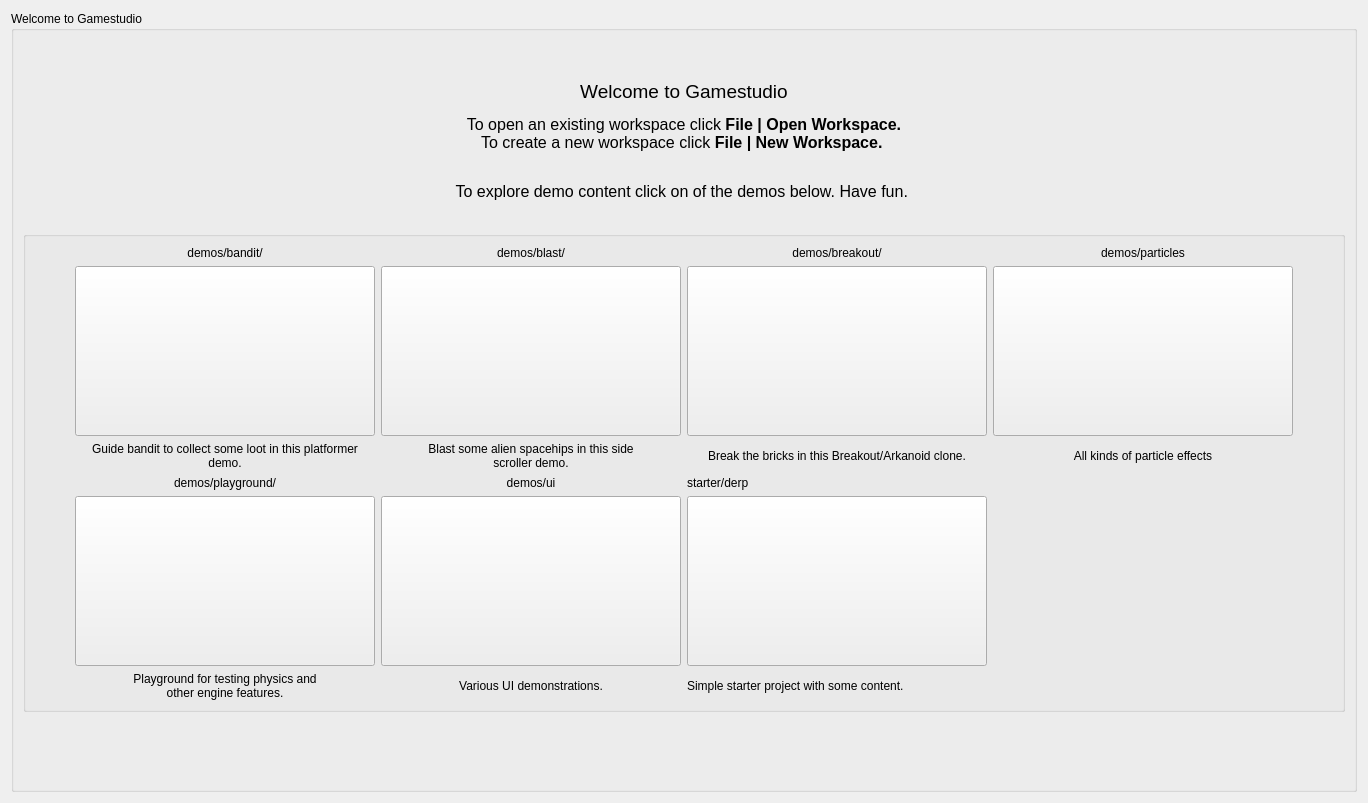
      <widget class="QWidget" name="welcome">
       <layout class="QVBoxLayout" name="verticalLayout_6">
        <item>
         <widget class="QGroupBox" name="grpWelcome">
          <property name="title">
           <string>Welcome to Gamestudio</string>
          </property>
          <layout class="QVBoxLayout" name="verticalLayout_7">
           <item>
            <spacer name="verticalSpacer_3">
             <property name="orientation">
              <enum>Qt::Vertical</enum>
             </property>
             <property name="sizeType">
              <enum>QSizePolicy::Preferred</enum>
             </property>
             <property name="sizeHint" stdset="0">
              <size>
               <width>20</width>
               <height>40</height>
              </size>
             </property>
            </spacer>
           </item>
           <item>
            <widget class="QLabel" name="label_2">
             <property name="text">
              <string>&lt;html&gt;&lt;head/&gt;&lt;body&gt;&lt;p align=&quot;center&quot;&gt;&lt;span style=&quot; font-size:14pt;&quot;&gt;Welcome to Gamestudio&lt;/span&gt;&lt;/p&gt;&lt;p align=&quot;center&quot;&gt;&lt;span style=&quot; font-size:12pt;&quot;&gt;To open an existing workspace click &lt;/span&gt;&lt;span style=&quot; font-size:12pt; font-weight:600;&quot;&gt;File | Open Workspace. &lt;br/&gt;&lt;/span&gt;&lt;span style=&quot; font-size:12pt;&quot;&gt;To create a new workspace click &lt;/span&gt;&lt;span style=&quot; font-size:12pt; font-weight:600;&quot;&gt;File | New Workspace. &lt;/span&gt;&lt;/p&gt;&lt;p align=&quot;center&quot;&gt;&lt;span style=&quot; font-size:12pt; font-weight:600;&quot;&gt;&lt;br/&gt;&lt;/span&gt;&lt;span style=&quot; font-size:12pt;&quot;&gt;To explore demo content click on of the demos below. Have fun. &lt;/span&gt;&lt;/p&gt;&lt;/body&gt;&lt;/html&gt;</string>
             </property>
             <property name="textFormat">
              <enum>Qt::RichText</enum>
             </property>
             <property name="wordWrap">
              <bool>true</bool>
             </property>
            </widget>
           </item>
           <item>
            <spacer name="verticalSpacer">
             <property name="orientation">
              <enum>Qt::Vertical</enum>
             </property>
             <property name="sizeType">
              <enum>QSizePolicy::Preferred</enum>
             </property>
             <property name="sizeHint" stdset="0">
              <size>
               <width>20</width>
               <height>24</height>
              </size>
             </property>
            </spacer>
           </item>
           <item>
            <widget class="QGroupBox" name="groupBox">
             <property name="title">
              <string/>
             </property>
             <layout class="QHBoxLayout" name="horizontalLayout_3">
              <item>
               <spacer name="horizontalSpacer_4">
                <property name="orientation">
                 <enum>Qt::Horizontal</enum>
                </property>
                <property name="sizeType">
                 <enum>QSizePolicy::Expanding</enum>
                </property>
                <property name="sizeHint" stdset="0">
                 <size>
                  <width>40</width>
                  <height>20</height>
                 </size>
                </property>
               </spacer>
              </item>
              <item>
               <layout class="QGridLayout" name="gridLayout_2">
                <item row="2" column="1">
                 <widget class="QLabel" name="label_4">
                  <property name="sizePolicy">
                   <sizepolicy hsizetype="Preferred" vsizetype="Preferred">
                    <horstretch>0</horstretch>
                    <verstretch>0</verstretch>
                   </sizepolicy>
                  </property>
                  <property name="text">
                   <string>&lt;html&gt;&lt;head/&gt;&lt;body&gt;&lt;p&gt;Blast some alien spacehips in this side&lt;br/&gt;scroller demo.&lt;/p&gt;&lt;/body&gt;&lt;/html&gt;</string>
                  </property>
                  <property name="alignment">
                   <set>Qt::AlignCenter</set>
                  </property>
                  <property name="wordWrap">
                   <bool>true</bool>
                  </property>
                 </widget>
                </item>
                <item row="0" column="1">
                 <widget class="QLabel" name="lblBlastDir">
                  <property name="text">
                   <string>demos/blast/</string>
                  </property>
                  <property name="alignment">
                   <set>Qt::AlignBottom|Qt::AlignHCenter</set>
                  </property>
                 </widget>
                </item>
                <item row="3" column="1">
                 <widget class="QLabel" name="lblPlaygroundDir_2">
                  <property name="text">
                   <string>demos/ui</string>
                  </property>
                  <property name="alignment">
                   <set>Qt::AlignBottom|Qt::AlignHCenter</set>
                  </property>
                 </widget>
                </item>
                <item row="3" column="0">
                 <widget class="QLabel" name="lblPlaygroundDir">
                  <property name="text">
                   <string>demos/playground/</string>
                  </property>
                  <property name="alignment">
                   <set>Qt::AlignBottom|Qt::AlignHCenter</set>
                  </property>
                 </widget>
                </item>
                <item row="5" column="0">
                 <widget class="QLabel" name="label_16">
                  <property name="sizePolicy">
                   <sizepolicy hsizetype="Preferred" vsizetype="Preferred">
                    <horstretch>0</horstretch>
                    <verstretch>0</verstretch>
                   </sizepolicy>
                  </property>
                  <property name="text">
                   <string>&lt;html&gt;&lt;head/&gt;&lt;body&gt;&lt;p&gt;Playground for testing physics and&lt;br/&gt;other engine features.&lt;/p&gt;&lt;/body&gt;&lt;/html&gt;</string>
                  </property>
                  <property name="alignment">
                   <set>Qt::AlignCenter</set>
                  </property>
                  <property name="wordWrap">
                   <bool>true</bool>
                  </property>
                 </widget>
                </item>
                <item row="4" column="2">
                 <widget class="QPushButton" name="btnDemoDerp">
                  <property name="sizePolicy">
                   <sizepolicy hsizetype="Preferred" vsizetype="Preferred">
                    <horstretch>0</horstretch>
                    <verstretch>0</verstretch>
                   </sizepolicy>
                  </property>
                  <property name="minimumSize">
                   <size>
                    <width>300</width>
                    <height>170</height>
                   </size>
                  </property>
                  <property name="maximumSize">
                   <size>
                    <width>300</width>
                    <height>170</height>
                   </size>
                  </property>
                  <property name="autoFillBackground">
                   <bool>false</bool>
                  </property>
                  <property name="styleSheet">
                   <string notr="true">image: url(:/dist/starter/derp/screenshot.png);

</string>
                  </property>
                  <property name="text">
                   <string/>
                  </property>
                  <property name="autoDefault">
                   <bool>false</bool>
                  </property>
                  <property name="flat">
                   <bool>false</bool>
                  </property>
                 </widget>
                </item>
                <item row="4" column="0">
                 <widget class="QPushButton" name="btnDemoPlayground">
                  <property name="sizePolicy">
                   <sizepolicy hsizetype="Preferred" vsizetype="Preferred">
                    <horstretch>0</horstretch>
                    <verstretch>0</verstretch>
                   </sizepolicy>
                  </property>
                  <property name="minimumSize">
                   <size>
                    <width>300</width>
                    <height>170</height>
                   </size>
                  </property>
                  <property name="maximumSize">
                   <size>
                    <width>300</width>
                    <height>170</height>
                   </size>
                  </property>
                  <property name="autoFillBackground">
                   <bool>false</bool>
                  </property>
                  <property name="styleSheet">
                   <string notr="true">image: url(:/dist/demos/playground/screenshot.png);

</string>
                  </property>
                  <property name="text">
                   <string/>
                  </property>
                  <property name="autoDefault">
                   <bool>false</bool>
                  </property>
                  <property name="flat">
                   <bool>false</bool>
                  </property>
                 </widget>
                </item>
                <item row="4" column="1">
                 <widget class="QPushButton" name="btnDemoUI">
                  <property name="sizePolicy">
                   <sizepolicy hsizetype="Preferred" vsizetype="Preferred">
                    <horstretch>0</horstretch>
                    <verstretch>0</verstretch>
                   </sizepolicy>
                  </property>
                  <property name="minimumSize">
                   <size>
                    <width>300</width>
                    <height>170</height>
                   </size>
                  </property>
                  <property name="maximumSize">
                   <size>
                    <width>300</width>
                    <height>170</height>
                   </size>
                  </property>
                  <property name="autoFillBackground">
                   <bool>false</bool>
                  </property>
                  <property name="styleSheet">
                   <string notr="true">image: url(:/dist/demos/ui/screenshot.png);

</string>
                  </property>
                  <property name="text">
                   <string/>
                  </property>
                  <property name="autoDefault">
                   <bool>false</bool>
                  </property>
                  <property name="flat">
                   <bool>false</bool>
                  </property>
                 </widget>
                </item>
                <item row="5" column="1">
                 <widget class="QLabel" name="label_17">
                  <property name="sizePolicy">
                   <sizepolicy hsizetype="Preferred" vsizetype="Preferred">
                    <horstretch>0</horstretch>
                    <verstretch>0</verstretch>
                   </sizepolicy>
                  </property>
                  <property name="text">
                   <string>Various UI demonstrations.</string>
                  </property>
                  <property name="alignment">
                   <set>Qt::AlignCenter</set>
                  </property>
                  <property name="wordWrap">
                   <bool>true</bool>
                  </property>
                 </widget>
                </item>
                <item row="1" column="1">
                 <widget class="QPushButton" name="btnDemoBlast">
                  <property name="sizePolicy">
                   <sizepolicy hsizetype="Preferred" vsizetype="Preferred">
                    <horstretch>0</horstretch>
                    <verstretch>0</verstretch>
                   </sizepolicy>
                  </property>
                  <property name="minimumSize">
                   <size>
                    <width>300</width>
                    <height>170</height>
                   </size>
                  </property>
                  <property name="maximumSize">
                   <size>
                    <width>300</width>
                    <height>170</height>
                   </size>
                  </property>
                  <property name="autoFillBackground">
                   <bool>false</bool>
                  </property>
                  <property name="styleSheet">
                   <string notr="true">image: url(:/dist/demos/blast/screenshot.png);
</string>
                  </property>
                  <property name="text">
                   <string/>
                  </property>
                  <property name="autoDefault">
                   <bool>false</bool>
                  </property>
                  <property name="flat">
                   <bool>false</bool>
                  </property>
                 </widget>
                </item>
                <item row="2" column="2">
                 <widget class="QLabel" name="label_5">
                  <property name="sizePolicy">
                   <sizepolicy hsizetype="Preferred" vsizetype="Preferred">
                    <horstretch>0</horstretch>
                    <verstretch>0</verstretch>
                   </sizepolicy>
                  </property>
                  <property name="text">
                   <string>Break the bricks in this Breakout/Arkanoid clone.</string>
                  </property>
                  <property name="alignment">
                   <set>Qt::AlignCenter</set>
                  </property>
                  <property name="wordWrap">
                   <bool>true</bool>
                  </property>
                 </widget>
                </item>
                <item row="3" column="2">
                 <widget class="QLabel" name="label">
                  <property name="text">
                   <string>starter/derp</string>
                  </property>
                 </widget>
                </item>
                <item row="0" column="2">
                 <widget class="QLabel" name="lblBreakDir">
                  <property name="text">
                   <string>demos/breakout/</string>
                  </property>
                  <property name="alignment">
                   <set>Qt::AlignBottom|Qt::AlignHCenter</set>
                  </property>
                 </widget>
                </item>
                <item row="2" column="0">
                 <widget class="QLabel" name="label_3">
                  <property name="sizePolicy">
                   <sizepolicy hsizetype="Preferred" vsizetype="Preferred">
                    <horstretch>0</horstretch>
                    <verstretch>0</verstretch>
                   </sizepolicy>
                  </property>
                  <property name="text">
                   <string>Guide bandit to collect some loot in this platformer demo.</string>
                  </property>
                  <property name="alignment">
                   <set>Qt::AlignCenter</set>
                  </property>
                  <property name="wordWrap">
                   <bool>true</bool>
                  </property>
                 </widget>
                </item>
                <item row="1" column="0">
                 <widget class="QPushButton" name="btnDemoBandit">
                  <property name="sizePolicy">
                   <sizepolicy hsizetype="Preferred" vsizetype="Preferred">
                    <horstretch>0</horstretch>
                    <verstretch>0</verstretch>
                   </sizepolicy>
                  </property>
                  <property name="minimumSize">
                   <size>
                    <width>300</width>
                    <height>170</height>
                   </size>
                  </property>
                  <property name="maximumSize">
                   <size>
                    <width>300</width>
                    <height>170</height>
                   </size>
                  </property>
                  <property name="autoFillBackground">
                   <bool>false</bool>
                  </property>
                  <property name="styleSheet">
                   <string notr="true">image: url(:/dist/demos/bandit/screenshot.png);
</string>
                  </property>
                  <property name="text">
                   <string/>
                  </property>
                  <property name="autoDefault">
                   <bool>false</bool>
                  </property>
                  <property name="flat">
                   <bool>false</bool>
                  </property>
                 </widget>
                </item>
                <item row="1" column="2">
                 <widget class="QPushButton" name="btnDemoBreak">
                  <property name="sizePolicy">
                   <sizepolicy hsizetype="Preferred" vsizetype="Preferred">
                    <horstretch>0</horstretch>
                    <verstretch>0</verstretch>
                   </sizepolicy>
                  </property>
                  <property name="minimumSize">
                   <size>
                    <width>300</width>
                    <height>170</height>
                   </size>
                  </property>
                  <property name="maximumSize">
                   <size>
                    <width>300</width>
                    <height>170</height>
                   </size>
                  </property>
                  <property name="autoFillBackground">
                   <bool>false</bool>
                  </property>
                  <property name="styleSheet">
                   <string notr="true">image: url(:/dist/demos/breakout/screenshot.png);

</string>
                  </property>
                  <property name="text">
                   <string/>
                  </property>
                  <property name="autoDefault">
                   <bool>false</bool>
                  </property>
                  <property name="flat">
                   <bool>false</bool>
                  </property>
                 </widget>
                </item>
                <item row="5" column="2">
                 <widget class="QLabel" name="label_18">
                  <property name="text">
                   <string>Simple starter project with some content.</string>
                  </property>
                 </widget>
                </item>
                <item row="0" column="0">
                 <widget class="QLabel" name="lblBanditDir">
                  <property name="text">
                   <string>demos/bandit/</string>
                  </property>
                  <property name="alignment">
                   <set>Qt::AlignBottom|Qt::AlignHCenter</set>
                  </property>
                 </widget>
                </item>
                <item row="1" column="3">
                 <widget class="QPushButton" name="btnDemoParticles">
                  <property name="sizePolicy">
                   <sizepolicy hsizetype="Preferred" vsizetype="Preferred">
                    <horstretch>0</horstretch>
                    <verstretch>0</verstretch>
                   </sizepolicy>
                  </property>
                  <property name="minimumSize">
                   <size>
                    <width>300</width>
                    <height>170</height>
                   </size>
                  </property>
                  <property name="maximumSize">
                   <size>
                    <width>300</width>
                    <height>170</height>
                   </size>
                  </property>
                  <property name="autoFillBackground">
                   <bool>false</bool>
                  </property>
                  <property name="styleSheet">
                   <string notr="true">image: url(:/dist/demos/particles/screenshot.png);

</string>
                  </property>
                  <property name="text">
                   <string/>
                  </property>
                  <property name="autoDefault">
                   <bool>false</bool>
                  </property>
                  <property name="flat">
                   <bool>false</bool>
                  </property>
                 </widget>
                </item>
                <item row="0" column="3">
                 <widget class="QLabel" name="lblBreakDir_2">
                  <property name="text">
                   <string>demos/particles</string>
                  </property>
                  <property name="alignment">
                   <set>Qt::AlignBottom|Qt::AlignHCenter</set>
                  </property>
                 </widget>
                </item>
                <item row="2" column="3">
                 <widget class="QLabel" name="label_19">
                  <property name="sizePolicy">
                   <sizepolicy hsizetype="Preferred" vsizetype="Preferred">
                    <horstretch>0</horstretch>
                    <verstretch>0</verstretch>
                   </sizepolicy>
                  </property>
                  <property name="text">
                   <string>All kinds of particle effects</string>
                  </property>
                  <property name="alignment">
                   <set>Qt::AlignCenter</set>
                  </property>
                  <property name="wordWrap">
                   <bool>true</bool>
                  </property>
                 </widget>
                </item>
               </layout>
              </item>
              <item>
               <spacer name="horizontalSpacer_5">
                <property name="orientation">
                 <enum>Qt::Horizontal</enum>
                </property>
                <property name="sizeType">
                 <enum>QSizePolicy::Expanding</enum>
                </property>
                <property name="sizeHint" stdset="0">
                 <size>
                  <width>40</width>
                  <height>20</height>
                 </size>
                </property>
               </spacer>
              </item>
             </layout>
            </widget>
           </item>
           <item>
            <spacer name="verticalSpacer_2">
             <property name="orientation">
              <enum>Qt::Vertical</enum>
             </property>
             <property name="sizeType">
              <enum>QSizePolicy::MinimumExpanding</enum>
             </property>
             <property name="sizeHint" stdset="0">
              <size>
               <width>17</width>
               <height>68</height>
              </size>
             </property>
            </spacer>
           </item>
          </layout>
         </widget>
        </item>
       </layout>
      </widget>
